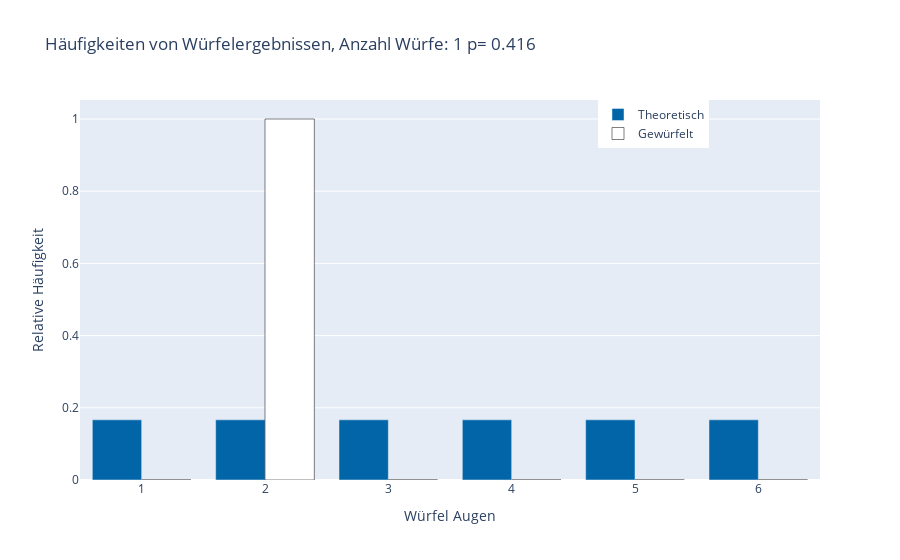
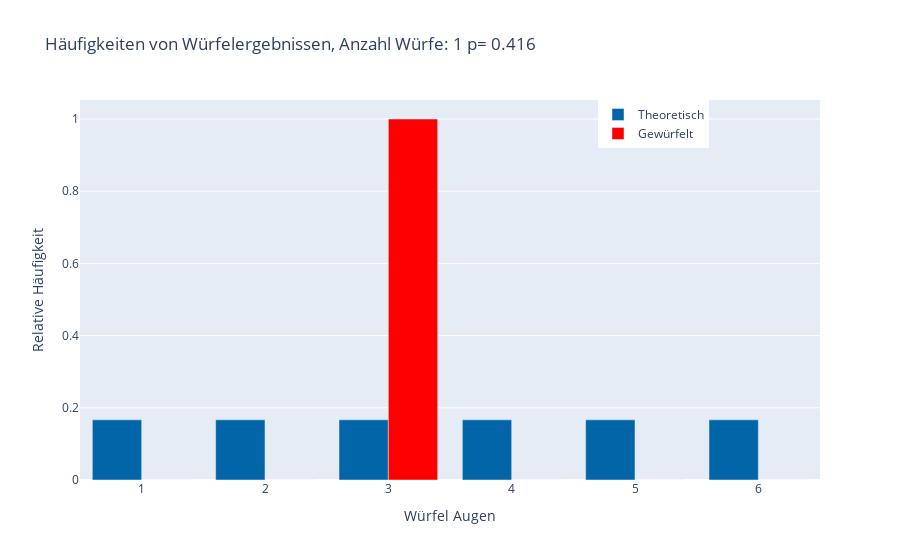

Here is the notebook cell these charts were saved with, in order:
### Code cell
import pandas as pd
import numpy as np
import plotly.graph_objects as go
from scipy.stats import chisquare
from io import BytesIO

def plot_histogram(df, column_name):
    rolls = df[column_name].dropna()
    observed_frequencies = [rolls.tolist().count(i) for i in range(1, 7)]
    expected_frequencies = [len(rolls) / 6] * 6

    p_value = 0
    if len(rolls) != 0:
        chi_squared_stat, p_value = chisquare(observed_frequencies, f_exp=expected_frequencies)

    # Create the plot
    fig = go.Figure()

    # Plotting the bar charts
    fig.add_trace(go.Bar(x=np.arange(1, 7), y=[1/6]*6, name='Theoretisch', marker_color='#0165A8'))

    if len(rolls) != 0 and column_name == 'red':
        fig.add_trace(go.Bar(x=np.arange(1, 7), y=observed_frequencies/np.sum(observed_frequencies),
                             name='Gewürfelt', marker_color='red'))
    elif len(rolls) != 0 and column_name == 'white':
        fig.add_trace(go.Bar(x=np.arange(1, 7), y=observed_frequencies/np.sum(observed_frequencies),
                             name='Gewürfelt', marker_color='white', marker_line_color='black'))

    # Update x-axis and y-axis labels
    fig.update_xaxes(title_text='Würfel Augen')
    fig.update_yaxes(title_text='Relative Häufigkeit')

    # Set title
    fig.update_layout(title=f'Häufigkeiten von Würfelergebnissen, Anzahl Würfe: {len(rolls)} p= {p_value:.3f}',
                      barmode='group', legend=dict(x=0.7, y=1))

    
    fig.show()
    # # Save the plot to an image
    # img_bytes = fig.to_image(format="png")

    # return BytesIO(img_bytes)

# Load the DataFrame
df = pd.read_csv(r'C:\Users\buehl\repos\Dice\rasperry_run\results\results.csv')

# Plot histogram for 'white' and 'red' columns
plot_histogram(df, column_name='white')
plot_histogram(df, column_name='red')

### Figure 1 — Plotly figure (JSON) as saved in the notebook; plotly's stock layout.template omitted (floating-point values rounded to 4 significant figures)
{"data": [{"marker": {"color": "#0165A8"}, "name": "Theoretisch", "type": "bar", "x": [1, 2, 3, 4, 5, 6], "y": [0.1667, 0.1667, 0.1667, 0.1667, 0.1667, 0.1667]}, {"marker": {"color": "white", "line": {"color": "black"}}, "name": "Gewürfelt", "type": "bar", "x": [1, 2, 3, 4, 5, 6], "y": [0, 1, 0, 0, 0, 0]}], "layout": {"barmode": "group", "legend": {"x": 0.7, "y": 1}, "title": {"text": "Häufigkeiten von Würfelergebnissen, Anzahl Würfe: 1 p= 0.416"}, "xaxis": {"title": {"text": "Würfel Augen"}}, "yaxis": {"title": {"text": "Relative Häufigkeit"}}}}

### Figure 2 — Plotly figure (JSON) as saved in the notebook; plotly's stock layout.template omitted (floating-point values rounded to 4 significant figures)
{"data": [{"marker": {"color": "#0165A8"}, "name": "Theoretisch", "type": "bar", "x": [1, 2, 3, 4, 5, 6], "y": [0.1667, 0.1667, 0.1667, 0.1667, 0.1667, 0.1667]}, {"marker": {"color": "red"}, "name": "Gewürfelt", "type": "bar", "x": [1, 2, 3, 4, 5, 6], "y": [0, 0, 1, 0, 0, 0]}], "layout": {"barmode": "group", "legend": {"x": 0.7, "y": 1}, "title": {"text": "Häufigkeiten von Würfelergebnissen, Anzahl Würfe: 1 p= 0.416"}, "xaxis": {"title": {"text": "Würfel Augen"}}, "yaxis": {"title": {"text": "Relative Häufigkeit"}}}}
